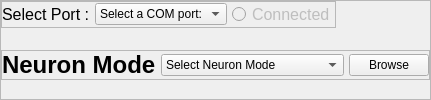
                     <widget class="QFrame" name="Spikeling_top_subframe">
                      <property name="sizePolicy">
                       <sizepolicy hsizetype="Preferred" vsizetype="Fixed">
                        <horstretch>0</horstretch>
                        <verstretch>0</verstretch>
                       </sizepolicy>
                      </property>
                      <property name="frameShape">
                       <enum>QFrame::StyledPanel</enum>
                      </property>
                      <property name="frameShadow">
                       <enum>QFrame::Raised</enum>
                      </property>
                      <layout class="QVBoxLayout" name="verticalLayout_29">
                       <property name="spacing">
                        <number>0</number>
                       </property>
                       <property name="leftMargin">
                        <number>0</number>
                       </property>
                       <property name="topMargin">
                        <number>0</number>
                       </property>
                       <property name="rightMargin">
                        <number>0</number>
                       </property>
                       <property name="bottomMargin">
                        <number>0</number>
                       </property>
                       <item alignment="Qt::AlignLeft|Qt::AlignTop">
                        <widget class="QFrame" name="Spikeling_connection_frame1">
                         <property name="frameShape">
                          <enum>QFrame::StyledPanel</enum>
                         </property>
                         <property name="frameShadow">
                          <enum>QFrame::Raised</enum>
                         </property>
                         <layout class="QHBoxLayout" name="horizontalLayout_59">
                          <property name="spacing">
                           <number>5</number>
                          </property>
                          <property name="leftMargin">
                           <number>0</number>
                          </property>
                          <property name="topMargin">
                           <number>0</number>
                          </property>
                          <property name="rightMargin">
                           <number>0</number>
                          </property>
                          <property name="bottomMargin">
                           <number>0</number>
                          </property>
                          <item>
                           <widget class="QLabel" name="Spikeling_SelectPortLabel">
                            <property name="font">
                             <font>
                              <pointsize>12</pointsize>
                             </font>
                            </property>
                            <property name="text">
                             <string>Select Port :</string>
                            </property>
                           </widget>
                          </item>
                          <item>
                           <widget class="QComboBox" name="Spikeling_SelectPortComboBox">
                            <item>
                             <property name="text">
                              <string>Select a COM port:</string>
                             </property>
                            </item>
                           </widget>
                          </item>
                          <item>
                           <widget class="QRadioButton" name="Spikeling_ConnectButton">
                            <property name="enabled">
                             <bool>false</bool>
                            </property>
                            <property name="font">
                             <font>
                              <pointsize>12</pointsize>
                             </font>
                            </property>
                            <property name="text">
                             <string>Connected</string>
                            </property>
                           </widget>
                          </item>
                         </layout>
                        </widget>
                       </item>
                       <item alignment="Qt::AlignHCenter|Qt::AlignTop">
                        <widget class="QFrame" name="Spikeling_top_subframe2">
                         <property name="frameShape">
                          <enum>QFrame::StyledPanel</enum>
                         </property>
                         <property name="frameShadow">
                          <enum>QFrame::Raised</enum>
                         </property>
                         <layout class="QHBoxLayout" name="horizontalLayout_58">
                          <property name="spacing">
                           <number>5</number>
                          </property>
                          <property name="leftMargin">
                           <number>0</number>
                          </property>
                          <property name="topMargin">
                           <number>0</number>
                          </property>
                          <property name="rightMargin">
                           <number>0</number>
                          </property>
                          <property name="bottomMargin">
                           <number>0</number>
                          </property>
                          <item>
                           <widget class="QLabel" name="Spikeling_NeuronModeLabel">
                            <property name="styleSheet">
                             <string notr="true"/>
                            </property>
                            <property name="text">
                             <string>&lt;html&gt;&lt;head/&gt;&lt;body&gt;&lt;p&gt;&lt;span style=&quot; font-size:18pt; font-weight:700;&quot;&gt;Neuron Mode&lt;/span&gt;&lt;/p&gt;&lt;/body&gt;&lt;/html&gt;</string>
                            </property>
                           </widget>
                          </item>
                          <item>
                           <widget class="QComboBox" name="Spikeling_NeuronModeComboBox">
                            <property name="styleSheet">
                             <string notr="true">font: 12pt &quot;Segoe UI&quot;;</string>
                            </property>
                            <item>
                             <property name="text">
                              <string>Select Neuron Mode</string>
                             </property>
                            </item>
                            <item>
                             <property name="text">
                              <string>Tonic Spiking</string>
                             </property>
                            </item>
                            <item>
                             <property name="text">
                              <string>Phasic Spiking</string>
                             </property>
                            </item>
                            <item>
                             <property name="text">
                              <string>Tonic Bursting</string>
                             </property>
                            </item>
                            <item>
                             <property name="text">
                              <string>Phasic Bursting</string>
                             </property>
                            </item>
                            <item>
                             <property name="text">
                              <string>Mixed Mode</string>
                             </property>
                            </item>
                            <item>
                             <property name="text">
                              <string>Spike Frequency Adaptation</string>
                             </property>
                            </item>
                            <item>
                             <property name="text">
                              <string>Class 1 Excitable</string>
                             </property>
                            </item>
                            <item>
                             <property name="text">
                              <string>Class 2 Excitable</string>
                             </property>
                            </item>
                            <item>
                             <property name="text">
                              <string>Spike Latency</string>
                             </property>
                            </item>
                            <item>
                             <property name="text">
                              <string>Subthreshold Oscillations</string>
                             </property>
                            </item>
                            <item>
                             <property name="text">
                              <string>Resonator</string>
                             </property>
                            </item>
                            <item>
                             <property name="text">
                              <string>Integrator</string>
                             </property>
                            </item>
                           </widget>
                          </item>
                          <item>
                           <widget class="QPushButton" name="Spikeling_NeuronBrowsePushButton">
                            <property name="text">
                             <string>Browse</string>
                            </property>
                           </widget>
                          </item>
                         </layout>
                        </widget>
                       </item>
                      </layout>
                     </widget>
